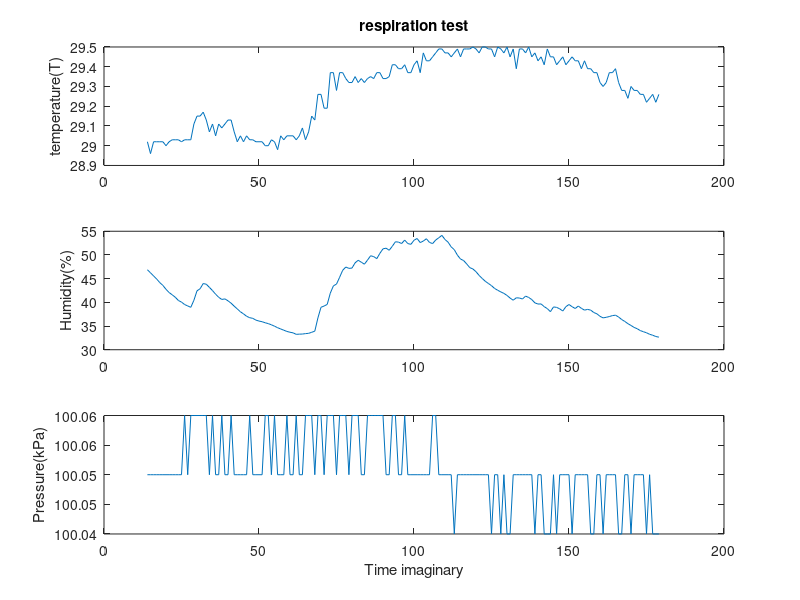

Here is the MATLAB script that generated this plot:
data = csvread('teraterm.csv',0,1);

img_t = linspace(1,179,179);
ax(1)=subplot(3,1,1);
plot(img_t(14:end),data(14:end,1));
title('respiration test');
ylabel('temperature(T)');
ax(2)=subplot(3,1,2);
plot(img_t(14:end),data(14:end,2));
ylabel('Humidity(%)');
ax(3)=subplot(3,1,3);
plot(img_t(14:end),data(14:end,3));
ylabel('Pressure(kPa)');
xlabel('Time imaginary');

